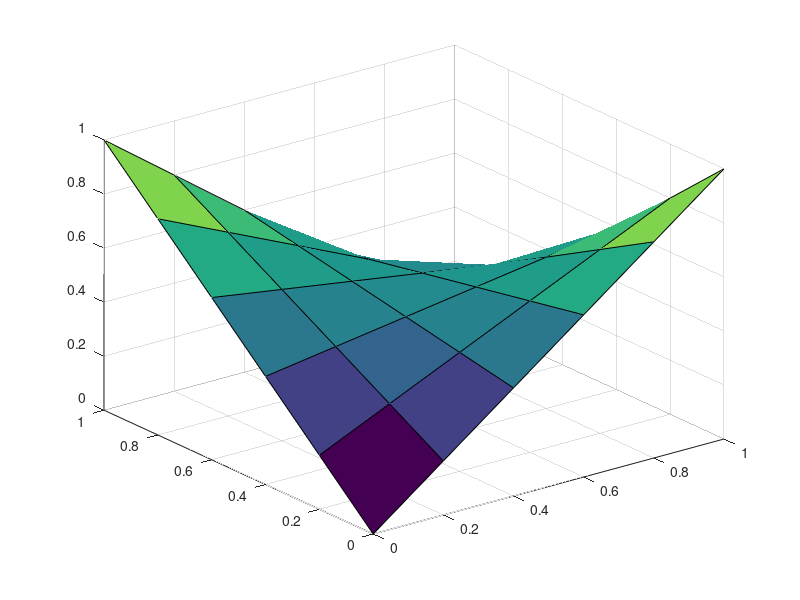

Write MATLAB code to recreate this figure.
load n_4

n = 4;

x = zeros(n*n, 1); % 初期状態の設定

maxit = 2000; % 最大反復回数
tol = 1e-04; % 判定条件

r = b - A*x;
p = r;

for i = 1:maxit
    v = 0;
    Ap = A*p;
    alpha = dot(p,r)/dot(p,Ap);
    x = x + alpha*p;
    r = r - alpha*Ap;
    beta = -dot(r,Ap)/dot(p,Ap);
    p = r + beta*p;
    v = norm(r);
    if v < tol
        break;
    end
end

X = reshape(x,[n,n]);

u = zeros(n+2,n+2);
% 境界条件の設定
u(:,1) = linspace(0,1,n+2);
u(:,n+2) = linspace(1,0,n+2);
u(1,:) = linspace(0,1,n+2);
u(n+2,:) = linspace(1,0,n+2);

for i = 2:n+1
    for j = 2:n+1
        u(i,j) = X(i-1, j-1);
    end
end

x = linspace(0, 1, n+2);
y = linspace(0, 1, n+2);

surf(x, y, u);

